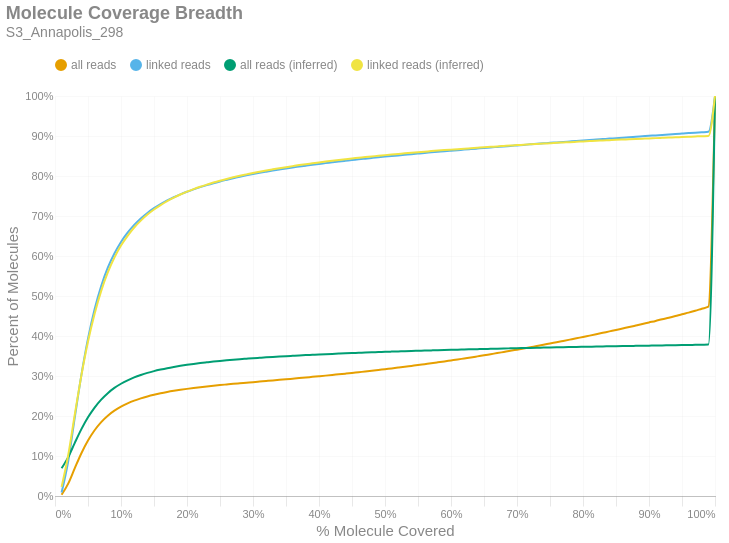

The notebook cell this image was saved under:
### Markdown cell above
### Molecule Read Coverage
This chart shows molecule coverage breadth as computed by the number of bases aligned to that molecule. In other words, "*how much of each unique long molecule is actually sequenced/aligned?*" Keep in mind there is a distinction between sequences and alignments, since some sequences belonging to a particular molecule may not align well and wouldn't appear in the alignment data. This chart also shows molecule coverage breadth as computed by the *inferred fragment* from which the aligned sequences originate. Unlike read coverage, this calculation takes into account the total insert size, including unsequenced gaps between the forward and reverse reads. Like the previous figures, these are cumulative percents.

### Code cell
if SKIPLR:
    print_html(f"Skipped")
else:
    binned_df = consolidated_hist(valids['coverage_bp'], mask, 0.01, True)
    binned_df_inf = consolidated_hist(valids['coverage_inserts'], mask, 0.01, True)
    binned_df = binned_df.with_columns(pl.lit(binned_df_inf['all reads (cumsum)']).alias('all reads (inferred)'))
    binned_df = binned_df.with_columns(pl.lit(binned_df_inf['linked reads (cumsum)']).alias('linked reads (inferred)'))
    binned_df = binned_df.with_columns(
        (pl.col('bin').cast(pl.Float64) + 0.01).alias('right_edge')
    )

    with SafeRender(binned_df):
        (
            density_plot(binned_df, 'Molecule Coverage Breadth', samplename, 'molcov', ['all reads (inferred)','linked reads (inferred)'])
            .encode(
                #x=alt.X('bin:Q', title="% Molecule Covered").axis(format = '%').scale(padding=0),
                x=alt.X('right_edge:Q', title="% Molecule Covered").axis(format='%').scale(padding=0),
                y=alt.Y('value:Q', title='Percent of Molecules')
                    .axis(format='%')
                    .stack(False)
                    .scale(domainMin=0, padding=0),
                color=alt.Color("key:N").scale(domain = ["all reads", "linked reads", "all reads (inferred)", "linked reads (inferred)"]),
                tooltip = [
                    alt.Tooltip("key:N", title = "Data Type"),
                    alt.Tooltip("range_label:N", title="% Molecule Covered"),
                    alt.Tooltip("value:Q", format = ".2%", title="% Molecules")
                ]
            )
        ).display()

### Figure 1 — Vega-Lite specification as saved in the notebook (floating-point values rounded to 4 significant figures)
{"width": "container", "height": 400, "config": {"title": {"anchor": "start", "dy": -15, "fontSize": 18, "color": "#888888", "subtitleColor": "#888888", "subtitleFontSize": 14}, "arc": {"fill": "#0072B2"}, "axis": {"domainColor": "#888888", "domainWidth": 0.5, "gridWidth": 0.2, "grid": false, "titleFontWeight": 400, "titleFontSize": 15, "labelFontSize": 11, "labelColor": "#888888", "tickColor": "#888888", "tickWidth": 0.2, "titleColor": "#888888"}, "axisBand": {"grid": false}, "axisX": {"grid": true, "tickSize": 10, "domainCap": "round"}, "axisY": {"domain": false, "grid": true, "tickSize": 0, "domainCap": "round"}, "background": "transparent", "header": {"labelFontSize": 15, "labelColor": "#888888", "titleFontSize": 15, "titleFontWeight": 600, "titleColor": "#888888"}, "legend": {"labelFont": "sans-serif", "labelFontSize": 12, "labelColor": "#888888", "symbolSize": 100, "symbolType": "circle", "titleFontSize": 12, "titlePadding": 10, "titleColor": "#888888", "title": null, "orient": "top"}, "range": {"category": ["#E69F00", "#56B4E9", "#009E73", "#F0E442", "#0072B2", "#D55E00", "#CC79A7", "#000000"], "diverging": ["#cfe8f3", "#a2d4ec", "#73bfe2", "#46abdb", "#1696d2", "#12719e"]}, "area": {"fill": "#0072B2", "fillOpacity": 0.7, "line": true, "strokeOpacity": 0.7}, "line": {"color": "#0072B2", "stroke": "#0072B2", "strokeWidth": 2}, "trail": {"color": "#0072B2", "stroke": "#0072B2", "strokeWidth": 0, "size": 1}, "point": {"filled": true, "fillOpacity": 1.0, "size": 95}, "text": {"color": "#888888", "fontSize": 11, "align": "right", "fontWeight": 400, "size": 11}, "bar": {"fill": "#0072B2", "stroke": null}, "view": {"stroke": null, "continuousWidth": 660, "continuousHeight": 400}}, "data": {"name": "data-a5502d2cf33fba2ecc2c1d5004f67cb9"}, "mark": {"type": "line", "interpolate": "monotone", "point": {"opacity": 0, "size": 275}}, "encoding": {"color": {"field": "key", "scale": {"domain": ["all reads", "linked reads", "all reads (inferred)", "linked reads (inferred)"]}, "type": "nominal"}, "tooltip": [{"field": "key", "title": "Data Type", "type": "nominal"}, {"field": "range_label", "title": "% Molecule Covered", "type": "nominal"}, {"field": "value", "format": ".2%", "title": "% Molecules", "type": "quantitative"}], "x": {"axis": {"format": "%"}, "field": "right_edge", "scale": {"padding": 0}, "title": "% Molecule Covered", "type": "quantitative"}, "y": {"axis": {"format": "%"}, "field": "value", "scale": {"domainMin": 0, "padding": 0}, "stack": false, "title": "Percent of Molecules", "type": "quantitative"}}, "params": [{"name": "param_c36ac31b6afebe62", "select": {"type": "point", "fields": ["key"]}, "bind": "legend"}], "title": {"text": "Molecule Coverage Breadth", "subtitle": "S3_Annapolis_298"}, "transform": [{"fold": ["all reads (cumsum)", "linked reads (cumsum)", "all reads (inferred)", "linked reads (inferred)"]}, {"calculate": "replace(datum.key, ' (cumsum)', '')", "as": "key"}, {"filter": {"param": "param_c36ac31b6afebe62"}}], "usermeta": {"embedOptions": {"downloadFileName": "S3_Annapolis_298.molcov"}}, "$schema": "https://vega.github.io/schema/vega-lite/v6.1.0.json", "datasets": {"data-a5502d2cf33fba2ecc2c1d5004f67cb9": [{"bin": "0.0", "interval": "0.0-0.01", "all reads": 0.00323, "linked reads": 0.008566, "all reads (cumsum)": 0.00323, "linked reads (cumsum)": 0.008566, "range_label": "0.0-0.01", "all reads (inferred)": 0.06916, "linked reads (inferred)": 0.02284, "right_edge": 0.01}, {"bin": "0.01", "interval": "0.01-0.02", "all reads": 0.0278, "linked reads": 0.07832, "all reads (cumsum)": 0.03104, "linked reads (cumsum)": 0.08689, "range_label": "0.01-0.02", "all reads (inferred)": 0.09712, "linked reads (inferred)": 0.1018, "right_edge": 0.02}, {"bin": "0.02", "interval": "0.02-0.03", "all reads": 0.03863, "linked reads": 0.1098, "all reads (cumsum)": 0.06967, "linked reads (cumsum)": 0.1967, "range_label": "0.02-0.03", "all reads (inferred)": 0.1329, "linked reads (inferred)": 0.2038, "right_edge": 0.03}, {"bin": "0.03", "interval": "0.03-0.04", "all reads": 0.03726, "linked reads": 0.1062, "all reads (cumsum)": 0.1069, "linked reads (cumsum)": 0.3029, "range_label": "0.03-0.04", "all reads (inferred)": 0.1672, "linked reads (inferred)": 0.3016, "right_edge": 0.04}, {"bin": "0.04", "interval": "0.04-0.05", "all reads": 0.0317, "linked reads": 0.09048, "all reads (cumsum)": 0.1386, "linked reads (cumsum)": 0.3934, "range_label": "0.04-0.05", "all reads (inferred)": 0.1967, "linked reads (inferred)": 0.3861, "right_edge": 0.05}, {"bin": "0.05", "interval": "0.05-0.06", "all reads": 0.02572, "linked reads": 0.07345, "all reads (cumsum)": 0.1644, "linked reads (cumsum)": 0.4668, "range_label": "0.05-0.06", "all reads (inferred)": 0.2211, "linked reads (inferred)": 0.4558, "right_edge": 0.06}, {"bin": "0.06", "interval": "0.06-0.07", "all reads": 0.0204, "linked reads": 0.0582, "all reads (cumsum)": 0.1848, "linked reads (cumsum)": 0.525, "range_label": "0.06-0.07", "all reads (inferred)": 0.241, "linked reads (inferred)": 0.5128, "right_edge": 0.07}, {"bin": "0.07", "interval": "0.07-0.08", "all reads": 0.01603, "linked reads": 0.0457, "all reads (cumsum)": 0.2008, "linked reads (cumsum)": 0.5707, "range_label": "0.07-0.08", "all reads (inferred)": 0.2571, "linked reads (inferred)": 0.5589, "right_edge": 0.08}, {"bin": "0.08", "interval": "0.08-0.09", "all reads": 0.01251, "linked reads": 0.03561, "all reads (cumsum)": 0.2133, "linked reads (cumsum)": 0.6063, "range_label": "0.08-0.09", "all reads (inferred)": 0.2702, "linked reads (inferred)": 0.5961, "right_edge": 0.09}, {"bin": "0.09", "interval": "0.09-0.1", "all reads": 0.01013, "linked reads": 0.02885, "all reads (cumsum)": 0.2234, "linked reads (cumsum)": 0.6352, "range_label": "0.09-0.1", "all reads (inferred)": 0.2806, "linked reads (inferred)": 0.626, "right_edge": 0.1}, {"bin": "0.1", "interval": "0.1-0.11", "all reads": 0.008102, "linked reads": 0.02302, "all reads (cumsum)": 0.2315, "linked reads (cumsum)": 0.6582, "range_label": "0.1-0.11", "all reads (inferred)": 0.2892, "linked reads (inferred)": 0.6504, "right_edge": 0.11}, {"bin": "0.11", "interval": "0.11-0.12", "all reads": 0.006847, "linked reads": 0.01946, "all reads (cumsum)": 0.2384, "linked reads (cumsum)": 0.6777, "range_label": "0.11-0.12", "all reads (inferred)": 0.2965, "linked reads (inferred)": 0.6712, "right_edge": 0.12}, {"bin": "0.12", "interval": "0.12-0.13", "all reads": 0.00574, "linked reads": 0.01626, "all reads (cumsum)": 0.2441, "linked reads (cumsum)": 0.6939, "range_label": "0.12-0.13", "all reads (inferred)": 0.3025, "linked reads (inferred)": 0.6885, "right_edge": 0.13}, {"bin": "0.13", "interval": "0.13-0.14", "all reads": 0.004859, "linked reads": 0.01375, "all reads (cumsum)": 0.249, "linked reads (cumsum)": 0.7077, "range_label": "0.13-0.14", "all reads (inferred)": 0.3078, "linked reads (inferred)": 0.7035, "right_edge": 0.14}, {"bin": "0.14", "interval": "0.14-0.15", "all reads": 0.004191, "linked reads": 0.01185, "all reads (cumsum)": 0.2532, "linked reads (cumsum)": 0.7195, "range_label": "0.14-0.15", "all reads (inferred)": 0.3123, "linked reads (inferred)": 0.7162, "right_edge": 0.15}, {"bin": "0.15", "interval": "0.15-0.16", "all reads": 0.003681, "linked reads": 0.01036, "all reads (cumsum)": 0.2568, "linked reads (cumsum)": 0.7299, "range_label": "0.15-0.16", "all reads (inferred)": 0.3161, "linked reads (inferred)": 0.7271, "right_edge": 0.16}, {"bin": "0.16", "interval": "0.16-0.17", "all reads": 0.003204, "linked reads": 0.008994, "all reads (cumsum)": 0.26, "linked reads (cumsum)": 0.7389, "range_label": "0.16-0.17", "all reads (inferred)": 0.3195, "linked reads (inferred)": 0.737, "right_edge": 0.17}, {"bin": "0.17", "interval": "0.17-0.18", "all reads": 0.002851, "linked reads": 0.008002, "all reads (cumsum)": 0.2629, "linked reads (cumsum)": 0.7469, "range_label": "0.17-0.18", "all reads (inferred)": 0.3226, "linked reads (inferred)": 0.7457, "right_edge": 0.18}, {"bin": "0.18", "interval": "0.18-0.19", "all reads": 0.002574, "linked reads": 0.007189, "all reads (cumsum)": 0.2655, "linked reads (cumsum)": 0.7541, "range_label": "0.18-0.19", "all reads (inferred)": 0.3254, "linked reads (inferred)": 0.7537, "right_edge": 0.19}, {"bin": "0.19", "interval": "0.19-0.2", "all reads": 0.002364, "linked reads": 0.006548, "all reads (cumsum)": 0.2678, "linked reads (cumsum)": 0.7606, "range_label": "0.19-0.2", "all reads (inferred)": 0.3279, "linked reads (inferred)": 0.7608, "right_edge": 0.2}, {"bin": "0.2", "interval": "0.2-0.21", "all reads": 0.002186, "linked reads": 0.00603, "all reads (cumsum)": 0.27, "linked reads (cumsum)": 0.7666, "range_label": "0.2-0.21", "all reads (inferred)": 0.3302, "linked reads (inferred)": 0.7672, "right_edge": 0.21}, {"bin": "0.21", "interval": "0.21-0.22", "all reads": 0.001996, "linked reads": 0.005466, "all reads (cumsum)": 0.272, "linked reads (cumsum)": 0.7721, "range_label": "0.21-0.22", "all reads (inferred)": 0.3322, "linked reads (inferred)": 0.7731, "right_edge": 0.22}, {"bin": "0.22", "interval": "0.22-0.23", "all reads": 0.001891, "linked reads": 0.005143, "all reads (cumsum)": 0.2739, "linked reads (cumsum)": 0.7772, "range_label": "0.22-0.23", "all reads (inferred)": 0.3341, "linked reads (inferred)": 0.7784, "right_edge": 0.23}, {"bin": "0.23", "interval": "0.23-0.24", "all reads": 0.001774, "linked reads": 0.004806, "all reads (cumsum)": 0.2757, "linked reads (cumsum)": 0.7821, "range_label": "0.23-0.24", "all reads (inferred)": 0.336, "linked reads (inferred)": 0.7836, "right_edge": 0.24}, {"bin": "0.24", "interval": "0.24-0.25", "all reads": 0.001644, "linked reads": 0.00439, "all reads (cumsum)": 0.2773, "linked reads (cumsum)": 0.7864, "range_label": "0.24-0.25", "all reads (inferred)": 0.3376, "linked reads (inferred)": 0.7883, "right_edge": 0.25}, {"bin": "0.25", "interval": "0.25-0.26", "all reads": 0.001543, "linked reads": 0.004057, "all reads (cumsum)": 0.2789, "linked reads (cumsum)": 0.7905, "range_label": "0.25-0.26", "all reads (inferred)": 0.3391, "linked reads (inferred)": 0.7926, "right_edge": 0.26}, {"bin": "0.26", "interval": "0.26-0.27", "all reads": 0.001527, "linked reads": 0.003964, "all reads (cumsum)": 0.2804, "linked reads (cumsum)": 0.7945, "range_label": "0.26-0.27", "all reads (inferred)": 0.3406, "linked reads (inferred)": 0.7967, "right_edge": 0.27}, {"bin": "0.27", "interval": "0.27-0.28", "all reads": 0.00143, "linked reads": 0.003623, "all reads (cumsum)": 0.2818, "linked reads (cumsum)": 0.7981, "range_label": "0.27-0.28", "all reads (inferred)": 0.3419, "linked reads (inferred)": 0.8005, "right_edge": 0.28}, {"bin": "0.28", "interval": "0.28-0.29", "all reads": 0.00142, "linked reads": 0.003436, "all reads (cumsum)": 0.2832, "linked reads (cumsum)": 0.8015, "range_label": "0.28-0.29", "all reads (inferred)": 0.3432, "linked reads (inferred)": 0.804, "right_edge": 0.29}, {"bin": "0.29", "interval": "0.29-0.3", "all reads": 0.001428, "linked reads": 0.003263, "all reads (cumsum)": 0.2847, "linked reads (cumsum)": 0.8048, "range_label": "0.29-0.3", "all reads (inferred)": 0.3444, "linked reads (inferred)": 0.8075, "right_edge": 0.3}, {"bin": "0.3", "interval": "0.3-0.31", "all reads": 0.001407, "linked reads": 0.003094, "all reads (cumsum)": 0.2861, "linked reads (cumsum)": 0.8079, "range_label": "0.3-0.31", "all reads (inferred)": 0.3455, "linked reads (inferred)": 0.8107, "right_edge": 0.31}, {"bin": "0.31", "interval": "0.31-0.32", "all reads": 0.001403, "linked reads": 0.002884, "all reads (cumsum)": 0.2875, "linked reads (cumsum)": 0.8108, "range_label": "0.31-0.32", "all reads (inferred)": 0.3466, "linked reads (inferred)": 0.8138, "right_edge": 0.32}, {"bin": "0.32", "interval": "0.32-0.33", "all reads": 0.001412, "linked reads": 0.002802, "all reads (cumsum)": 0.2889, "linked reads (cumsum)": 0.8136, "range_label": "0.32-0.33", "all reads (inferred)": 0.3477, "linked reads (inferred)": 0.8167, "right_edge": 0.33}, {"bin": "0.33", "interval": "0.33-0.34", "all reads": 0.001464, "linked reads": 0.002695, "all reads (cumsum)": 0.2904, "linked reads (cumsum)": 0.8163, "range_label": "0.33-0.34", "all reads (inferred)": 0.3487, "linked reads (inferred)": 0.8195, "right_edge": 0.34}, {"bin": "0.34", "interval": "0.34-0.35", "all reads": 0.001504, "linked reads": 0.002632, "all reads (cumsum)": 0.2919, "linked reads (cumsum)": 0.8189, "range_label": "0.34-0.35", "all reads (inferred)": 0.3496, "linked reads (inferred)": 0.8221, "right_edge": 0.35}, {"bin": "0.35", "interval": "0.35-0.36", "all reads": 0.001464, "linked reads": 0.00242, "all reads (cumsum)": 0.2933, "linked reads (cumsum)": 0.8213, "range_label": "0.35-0.36", "all reads (inferred)": 0.3505, "linked reads (inferred)": 0.8247, "right_edge": 0.36}, {"bin": "0.36", "interval": "0.36-0.37", "all reads": 0.001468, "linked reads": 0.002286, "all reads (cumsum)": 0.2948, "linked reads (cumsum)": 0.8236, "range_label": "0.36-0.37", "all reads (inferred)": 0.3514, "linked reads (inferred)": 0.8272, "right_edge": 0.37}, {"bin": "0.37", "interval": "0.37-0.38", "all reads": 0.001505, "linked reads": 0.002289, "all reads (cumsum)": 0.2963, "linked reads (cumsum)": 0.8259, "range_label": "0.37-0.38", "all reads (inferred)": 0.3522, "linked reads (inferred)": 0.8295, "right_edge": 0.38}, {"bin": "0.38", "interval": "0.38-0.39", "all reads": 0.001548, "linked reads": 0.002236, "all reads (cumsum)": 0.2978, "linked reads (cumsum)": 0.8281, "range_label": "0.38-0.39", "all reads (inferred)": 0.353, "linked reads (inferred)": 0.8317, "right_edge": 0.39}, {"bin": "0.39", "interval": "0.39-0.4", "all reads": 0.001528, "linked reads": 0.0021, "all reads (cumsum)": 0.2994, "linked reads (cumsum)": 0.8302, "range_label": "0.39-0.4", "all reads (inferred)": 0.3538, "linked reads (inferred)": 0.834, "right_edge": 0.4}, {"bin": "0.4", "interval": "0.4-0.41", "all reads": 0.001556, "linked reads": 0.001958, "all reads (cumsum)": 0.3009, "linked reads (cumsum)": 0.8322, "range_label": "0.4-0.41", "all reads (inferred)": 0.3546, "linked reads (inferred)": 0.8361, "right_edge": 0.41}, {"bin": "0.41", "interval": "0.41-0.42", "all reads": 0.001623, "linked reads": 0.002016, "all reads (cumsum)": 0.3026, "linked reads (cumsum)": 0.8342, "range_label": "0.41-0.42", "all reads (inferred)": 0.3553, "linked reads (inferred)": 0.8381, "right_edge": 0.42}, {"bin": "0.42", "interval": "0.42-0.43", "all reads": 0.0017, "linked reads": 0.001958, "all reads (cumsum)": 0.3043, "linked reads (cumsum)": 0.8362, "range_label": "0.42-0.43", "all reads (inferred)": 0.356, "linked reads (inferred)": 0.84, "right_edge": 0.43}, {"bin": "0.43", "interval": "0.43-0.44", "all reads": 0.001661, "linked reads": 0.001832, "all reads (cumsum)": 0.3059, "linked reads (cumsum)": 0.838, "range_label": "0.43-0.44", "all reads (inferred)": 0.3567, "linked reads (inferred)": 0.8419, "right_edge": 0.44}, {"bin": "0.44", "interval": "0.44-0.45", "all reads": 0.001718, "linked reads": 0.001793, "all reads (cumsum)": 0.3076, "linked reads (cumsum)": 0.8398, "range_label": "0.44-0.45", "all reads (inferred)": 0.3574, "linked reads (inferred)": 0.8438, "right_edge": 0.45}, {"bin": "0.45", "interval": "0.45-0.46", "all reads": 0.001852, "linked reads": 0.001891, "all reads (cumsum)": 0.3095, "linked reads (cumsum)": 0.8417, "range_label": "0.45-0.46", "all reads (inferred)": 0.358, "linked reads (inferred)": 0.8455, "right_edge": 0.46}, {"bin": "0.46", "interval": "0.46-0.47", "all reads": 0.001768, "linked reads": 0.001747, "all reads (cumsum)": 0.3112, "linked reads (cumsum)": 0.8434, "range_label": "0.46-0.47", "all reads (inferred)": 0.3586, "linked reads (inferred)": 0.8473, "right_edge": 0.47}, {"bin": "0.47", "interval": "0.47-0.48", "all reads": 0.001872, "linked reads": 0.001722, "all reads (cumsum)": 0.3131, "linked reads (cumsum)": 0.8451, "range_label": "0.47-0.48", "all reads (inferred)": 0.3592, "linked reads (inferred)": 0.849, "right_edge": 0.48}, {"bin": "0.48", "interval": "0.48-0.49", "all reads": 0.001878, "linked reads": 0.001697, "all reads (cumsum)": 0.315, "linked reads (cumsum)": 0.8468, "range_label": "0.48-0.49", "all reads (inferred)": 0.3598, "linked reads (inferred)": 0.8505, "right_edge": 0.49}, {"bin": "0.49", "interval": "0.49-0.5", "all reads": 0.002051, "linked reads": 0.001629, "all reads (cumsum)": 0.317, "linked reads (cumsum)": 0.8485, "range_label": "0.49-0.5", "all reads (inferred)": 0.3604, "linked reads (inferred)": 0.8522, "right_edge": 0.5}, {"bin": "0.5", "interval": "0.5-0.51", "all reads": 0.001879, "linked reads": 0.001559, "all reads (cumsum)": 0.3189, "linked reads (cumsum)": 0.85, "range_label": "0.5-0.51", "all reads (inferred)": 0.361, "linked reads (inferred)": 0.8537, "right_edge": 0.51}, {"bin": "0.51", "interval": "0.51-0.52", "all reads": 0.002056, "linked reads": 0.001523, "all reads (cumsum)": 0.321, "linked reads (cumsum)": 0.8515, "range_label": "0.51-0.52", "all reads (inferred)": 0.3615, "linked reads (inferred)": 0.8552, "right_edge": 0.52}, {"bin": "0.52", "interval": "0.52-0.53", "all reads": 0.002081, "linked reads": 0.001546, "all reads (cumsum)": 0.3231, "linked reads (cumsum)": 0.8531, "range_label": "0.52-0.53", "all reads (inferred)": 0.3621, "linked reads (inferred)": 0.8567, "right_edge": 0.53}, {"bin": "0.53", "interval": "0.53-0.54", "all reads": 0.002142, "linked reads": 0.001569, "all reads (cumsum)": 0.3252, "linked reads (cumsum)": 0.8547, "range_label": "0.53-0.54", "all reads (inferred)": 0.3626, "linked reads (inferred)": 0.8581, "right_edge": 0.54}, {"bin": "0.54", "interval": "0.54-0.55", "all reads": 0.002126, "linked reads": 0.001521, "all reads (cumsum)": 0.3273, "linked reads (cumsum)": 0.8562, "range_label": "0.54-0.55", "all reads (inferred)": 0.3631, "linked reads (inferred)": 0.8595, "right_edge": 0.55}, {"bin": "0.55", "interval": "0.55-0.56", "all reads": 0.002243, "linked reads": 0.001498, "all reads (cumsum)": 0.3296, "linked reads (cumsum)": 0.8577, "range_label": "0.55-0.56", "all reads (inferred)": 0.3636, "linked reads (inferred)": 0.8608, "right_edge": 0.56}, {"bin": "0.56", "interval": "0.56-0.57", "all reads": 0.002207, "linked reads": 0.001385, "all reads (cumsum)": 0.3318, "linked reads (cumsum)": 0.8591, "range_label": "0.56-0.57", "all reads (inferred)": 0.3641, "linked reads (inferred)": 0.8622, "right_edge": 0.57}, {"bin": "0.57", "interval": "0.57-0.58", "all reads": 0.002315, "linked reads": 0.001407, "all reads (cumsum)": 0.3341, "linked reads (cumsum)": 0.8605, "range_label": "0.57-0.58", "all reads (inferred)": 0.3645, "linked reads (inferred)": 0.8635, "right_edge": 0.58}, {"bin": "0.58", "interval": "0.58-0.59", "all reads": 0.00236, "linked reads": 0.001447, "all reads (cumsum)": 0.3365, "linked reads (cumsum)": 0.8619, "range_label": "0.58-0.59", "all reads (inferred)": 0.365, "linked reads (inferred)": 0.8648, "right_edge": 0.59}, {"bin": "0.59", "interval": "0.59-0.6", "all reads": 0.002438, "linked reads": 0.001367, "all reads (cumsum)": 0.3389, "linked reads (cumsum)": 0.8633, "range_label": "0.59-0.6", "all reads (inferred)": 0.3654, "linked reads (inferred)": 0.8659, "right_edge": 0.6}, {"bin": "0.6", "interval": "0.6-0.61", "all reads": 0.002418, "linked reads": 0.001347, "all reads (cumsum)": 0.3413, "linked reads (cumsum)": 0.8646, "range_label": "0.6-0.61", "all reads (inferred)": 0.3658, "linked reads (inferred)": 0.8671, "right_edge": 0.61}, {"bin": "0.61", "interval": "0.61-0.62", "all reads": 0.002583, "linked reads": 0.001383, "all reads (cumsum)": 0.3439, "linked reads (cumsum)": 0.866, "range_label": "0.61-0.62", "all reads (inferred)": 0.3663, "linked reads (inferred)": 0.8683, "right_edge": 0.62}, {"bin": "0.62", "interval": "0.62-0.63", "all reads": 0.002533, "linked reads": 0.00132, "all reads (cumsum)": 0.3464, "linked reads (cumsum)": 0.8673, "range_label": "0.62-0.63", "all reads (inferred)": 0.3667, "linked reads (inferred)": 0.8695, "right_edge": 0.63}, {"bin": "0.63", "interval": "0.63-0.64", "all reads": 0.002616, "linked reads": 0.001311, "all reads (cumsum)": 0.349, "linked reads (cumsum)": 0.8686, "range_label": "0.63-0.64", "all reads (inferred)": 0.3671, "linked reads (inferred)": 0.8706, "right_edge": 0.64}, {"bin": "0.64", "interval": "0.64-0.65", "all reads": 0.002635, "linked reads": 0.001313, "all reads (cumsum)": 0.3517, "linked reads (cumsum)": 0.87, "range_label": "0.64-0.65", "all reads (inferred)": 0.3676, "linked reads (inferred)": 0.8718, "right_edge": 0.65}, {"bin": "0.65", "interval": "0.65-0.66", "all reads": 0.002835, "linked reads": 0.001369, "all reads (cumsum)": 0.3545, "linked reads (cumsum)": 0.8713, "range_label": "0.65-0.66", "all reads (inferred)": 0.368, "linked reads (inferred)": 0.8729, "right_edge": 0.66}, {"bin": "0.66", "interval": "0.66-0.67", "all reads": 0.002751, "linked reads": 0.00132, "all reads (cumsum)": 0.3573, "linked reads (cumsum)": 0.8726, "range_label": "0.66-0.67", "all reads (inferred)": 0.3684, "linked reads (inferred)": 0.874, "right_edge": 0.67}, {"bin": "0.67", "interval": "0.67-0.68", "all reads": 0.002826, "linked reads": 0.001321, "all reads (cumsum)": 0.3601, "linked reads (cumsum)": 0.874, "range_label": "0.67-0.68", "all reads (inferred)": 0.3688, "linked reads (inferred)": 0.8751, "right_edge": 0.68}, {"bin": "0.68", "interval": "0.68-0.69", "all reads": 0.002819, "linked reads": 0.001251, "all reads (cumsum)": 0.3629, "linked reads (cumsum)": 0.8752, "range_label": "0.68-0.69", "all reads (inferred)": 0.3692, "linked reads (inferred)": 0.8761, "right_edge": 0.69}, {"bin": "0.69", "interval": "0.69-0.7", "all reads": 0.002947, "linked reads": 0.001288, "all reads (cumsum)": 0.3659, "linked reads (cumsum)": 0.8765, "range_label": "0.69-0.7", "all reads (inferred)": 0.3696, "linked reads (inferred)": 0.8772, "right_edge": 0.7}, {"bin": "0.7", "interval": "0.7-0.71", "all reads": 0.002928, "linked reads": 0.001286, "all reads (cumsum)": 0.3688, "linked reads (cumsum)": 0.8778, "range_label": "0.7-0.71", "all reads (inferred)": 0.3699, "linked reads (inferred)": 0.8781, "right_edge": 0.71}, {"bin": "0.71", "interval": "0.71-0.72", "all reads": 0.003029, "linked reads": 0.001309, "all reads (cumsum)": 0.3718, "linked reads (cumsum)": 0.8791, "range_label": "0.71-0.72", "all reads (inferred)": 0.3703, "linked reads (inferred)": 0.8791, "right_edge": 0.72}, {"bin": "0.72", "interval": "0.72-0.73", "all reads": 0.003128, "linked reads": 0.001278, "all reads (cumsum)": 0.3749, "linked reads (cumsum)": 0.8804, "range_label": "0.72-0.73", "all reads (inferred)": 0.3706, "linked reads (inferred)": 0.8801, "right_edge": 0.73}, {"bin": "0.73", "interval": "0.73-0.74", "all reads": 0.003028, "linked reads": 0.001191, "all reads (cumsum)": 0.378, "linked reads (cumsum)": 0.8816, "range_label": "0.73-0.74", "all reads (inferred)": 0.371, "linked reads (inferred)": 0.881, "right_edge": 0.74}, {"bin": "0.74", "interval": "0.74-0.75", "all reads": 0.00331, "linked reads": 0.001278, "all reads (cumsum)": 0.3813, "linked reads (cumsum)": 0.8829, "range_label": "0.74-0.75", "all reads (inferred)": 0.3713, "linked reads (inferred)": 0.8819, "right_edge": 0.75}, {"bin": "0.75", "interval": "0.75-0.76", "all reads": 0.00313, "linked reads": 0.001163, "all reads (cumsum)": 0.3844, "linked reads (cumsum)": 0.884, "range_label": "0.75-0.76", "all reads (inferred)": 0.3717, "linked reads (inferred)": 0.8829, "right_edge": 0.76}, {"bin": "0.76", "interval": "0.76-0.77", "all reads": 0.003242, "linked reads": 0.001202, "all reads (cumsum)": 0.3877, "linked reads (cumsum)": 0.8852, "range_label": "0.76-0.77", "all reads (inferred)": 0.372, "linked reads (inferred)": 0.8838, "right_edge": 0.77}, {"bin": "0.77", "interval": "0.77-0.78", "all reads": 0.003261, "linked reads": 0.001139, "all reads (cumsum)": 0.3909, "linked reads (cumsum)": 0.8864, "range_label": "0.77-0.78", "all reads (inferred)": 0.3723, "linked reads (inferred)": 0.8847, "right_edge": 0.78}, {"bin": "0.78", "interval": "0.78-0.79", "all reads": 0.003274, "linked reads": 0.001149, "all reads (cumsum)": 0.3942, "linked reads (cumsum)": 0.8875, "range_label": "0.78-0.79", "all reads (inferred)": 0.3727, "linked reads (inferred)": 0.8855, "right_edge": 0.79}, {"bin": "0.79", "interval": "0.79-0.8", "all reads": 0.003497, "linked reads": 0.001225, "all reads (cumsum)": 0.3977, "linked reads (cumsum)": 0.8887, "range_label": "0.79-0.8", "all reads (inferred)": 0.373, "linked reads (inferred)": 0.8864, "right_edge": 0.8}, {"bin": "0.8", "interval": "0.8-0.81", "all reads": 0.003283, "linked reads": 0.001119, "all reads (cumsum)": 0.401, "linked reads (cumsum)": 0.8898, "range_label": "0.8-0.81", "all reads (inferred)": 0.3733, "linked reads (inferred)": 0.8873, "right_edge": 0.81}, {"bin": "0.81", "interval": "0.81-0.82", "all reads": 0.003411, "linked reads": 0.001242, "all reads (cumsum)": 0.4044, "linked reads (cumsum)": 0.8911, "range_label": "0.81-0.82", "all reads (inferred)": 0.3736, "linked reads (inferred)": 0.8881, "right_edge": 0.82}, {"bin": "0.82", "interval": "0.82-0.83", "all reads": 0.003553, "linked reads": 0.001181, "all reads (cumsum)": 0.4079, "linked reads (cumsum)": 0.8923, "range_label": "0.82-0.83", "all reads (inferred)": 0.3739, "linked reads (inferred)": 0.8888, "right_edge": 0.83}, {"bin": "0.83", "interval": "0.83-0.84", "all reads": 0.003594, "linked reads": 0.001207, "all reads (cumsum)": 0.4115, "linked reads (cumsum)": 0.8935, "range_label": "0.83-0.84", "all reads (inferred)": 0.3742, "linked reads (inferred)": 0.8896, "right_edge": 0.84}, {"bin": "0.84", "interval": "0.84-0.85", "all reads": 0.003531, "linked reads": 0.001133, "all reads (cumsum)": 0.4151, "linked reads (cumsum)": 0.8946, "range_label": "0.84-0.85", "all reads (inferred)": 0.3745, "linked reads (inferred)": 0.8904, "right_edge": 0.85}, {"bin": "0.85", "interval": "0.85-0.86", "all reads": 0.003703, "linked reads": 0.001194, "all reads (cumsum)": 0.4188, "linked reads (cumsum)": 0.8958, "range_label": "0.85-0.86", "all reads (inferred)": 0.3748, "linked reads (inferred)": 0.8911, "right_edge": 0.86}, {"bin": "0.86", "interval": "0.86-0.87", "all reads": 0.003592, "linked reads": 0.001118, "all reads (cumsum)": 0.4224, "linked reads (cumsum)": 0.8969, "range_label": "0.86-0.87", "all reads (inferred)": 0.3751, "linked reads (inferred)": 0.8919, "right_edge": 0.87}, {"bin": "0.87", "interval": "0.87-0.88", "all reads": 0.00379, "linked reads": 0.001179, "all reads (cumsum)": 0.4261, "linked reads (cumsum)": 0.8981, "range_label": "0.87-0.88", "all reads (inferred)": 0.3753, "linked reads (inferred)": 0.8926, "right_edge": 0.88}, {"bin": "0.88", "interval": "0.88-0.89", "all reads": 0.003826, "linked reads": 0.001153, "all reads (cumsum)": 0.43, "linked reads (cumsum)": 0.8993, "range_label": "0.88-0.89", "all reads (inferred)": 0.3756, "linked reads (inferred)": 0.8933, "right_edge": 0.89}, {"bin": "0.89", "interval": "0.89-0.9", "all reads": 0.003954, "linked reads": 0.001162, "all reads (cumsum)": 0.4339, "linked reads (cumsum)": 0.9004, "range_label": "0.89-0.9", "all reads (inferred)": 0.3759, "linked reads (inferred)": 0.894, "right_edge": 0.9}, {"bin": "0.9", "interval": "0.9-0.91", "all reads": 0.003758, "linked reads": 0.001112, "all reads (cumsum)": 0.4377, "linked reads (cumsum)": 0.9015, "range_label": "0.9-0.91", "all reads (inferred)": 0.3761, "linked reads (inferred)": 0.8947, "right_edge": 0.91}, {"bin": "0.91", "interval": "0.91-0.92", "all reads": 0.004327, "linked reads": 0.001189, "all reads (cumsum)": 0.442, "linked reads (cumsum)": 0.9027, "range_label": "0.91-0.92", "all reads (inferred)": 0.3764, "linked reads (inferred)": 0.8954, "right_edge": 0.92}, {"bin": "0.92", "interval": "0.92-0.93", "all reads": 0.003647, "linked reads": 0.001074, "all reads (cumsum)": 0.4457, "linked reads (cumsum)": 0.9038, "range_label": "0.92-0.93", "all reads (inferred)": 0.3767, "linked reads (inferred)": 0.8961, "right_edge": 0.93}, {"bin": "0.93", "interval": "0.93-0.94", "all reads": 0.00418, "linked reads": 0.001195, "all reads (cumsum)": 0.4498, "linked reads (cumsum)": 0.905, "range_label": "0.93-0.94", "all reads (inferred)": 0.377, "linked reads (inferred)": 0.8968, "right_edge": 0.94}, {"bin": "0.94", "interval": "0.94-0.95", "all reads": 0.004607, "linked reads": 0.00112, "all reads (cumsum)": 0.4544, "linked reads (cumsum)": 0.9061, "range_label": "0.94-0.95", "all reads (inferred)": 0.3773, "linked reads (inferred)": 0.8975, "right_edge": 0.95}, {"bin": "0.95", "interval": "0.95-0.96", "all reads": 0.003951, "linked reads": 0.001117, "all reads (cumsum)": 0.4584, "linked reads (cumsum)": 0.9072, "range_label": "0.95-0.96", "all reads (inferred)": 0.3776, "linked reads (inferred)": 0.8981, "right_edge": 0.96}, {"bin": "0.96", "interval": "0.96-0.97", "all reads": 0.004704, "linked reads": 0.0011, "all reads (cumsum)": 0.4631, "linked reads (cumsum)": 0.9083, "range_label": "0.96-0.97", "all reads (inferred)": 0.3779, "linked reads (inferred)": 0.8988, "right_edge": 0.97}, {"bin": "0.97", "interval": "0.97-0.98", "all reads": 0.005165, "linked reads": 0.001043, "all reads (cumsum)": 0.4683, "linked reads (cumsum)": 0.9094, "range_label": "0.97-0.98", "all reads (inferred)": 0.3782, "linked reads (inferred)": 0.8995, "right_edge": 0.98}, {"bin": "0.98", "interval": "0.98-0.99", "all reads": 0.004922, "linked reads": 0.001094, "all reads (cumsum)": 0.4732, "linked reads (cumsum)": 0.9105, "range_label": "0.98-0.99", "all reads (inferred)": 0.3786, "linked reads (inferred)": 0.8999, "right_edge": 0.99}, {"bin": "0.99", "interval": "0.99-1.0", "all reads": 0.5268, "linked reads": 0.08954, "all reads (cumsum)": 1.0, "linked reads (cumsum)": 1.0, "range_label": "0.99-1.0", "all reads (inferred)": 1.0, "linked reads (inferred)": 1.0, "right_edge": 1.0}]}}
